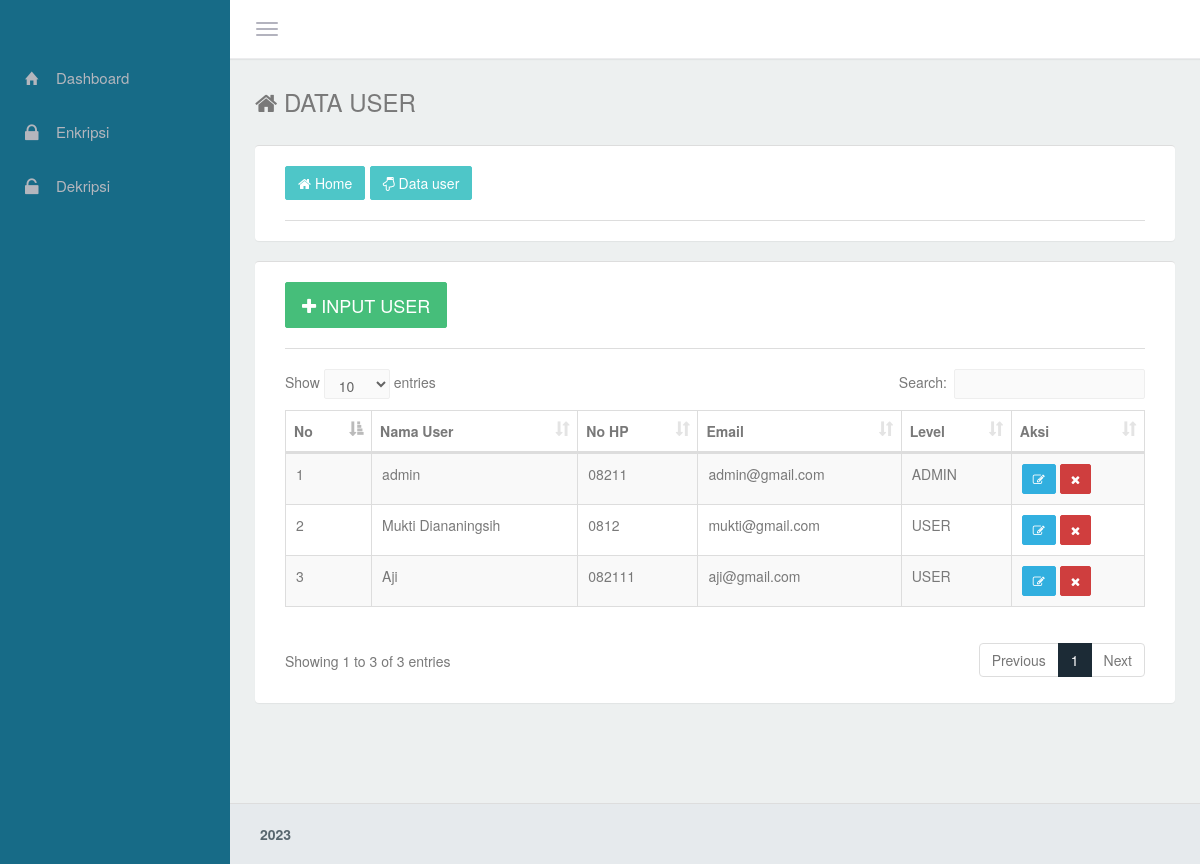
Screenshot of /app/?mod=user&pg=data_user (signed in) with the database file from the repository.
### tables this page shows
CREATE TABLE `tbl_user` (
  `id_user` int(11) NOT NULL AUTO_INCREMENT,
  `id_level` int(11) DEFAULT NULL,
  `nama` varchar(50) DEFAULT NULL,
  `no_hp` varchar(15) DEFAULT NULL,
  `email` varchar(100) DEFAULT NULL,
  `password` varchar(100) DEFAULT NULL,
  PRIMARY KEY (`id_user`)
);

CREATE TABLE `tbl_level` (
  `id_level` int(11) NOT NULL AUTO_INCREMENT,
  `kode_level` varchar(10) DEFAULT NULL,
  `nama_level` varchar(50) DEFAULT NULL,
  PRIMARY KEY (`id_level`)
);

### app/user/data_user.php (the view, shortened to what this page needs)
<div class="wraper container-fluid">
<div class="page-title">
    <h3 class="title"><i class="fa fa-home"></i> <?php echo strtoupper('data user') ?></h3>
</div>
<div class="row">
    <div class="col-lg-12">
        <div class="panel panel-default">
            <div class="panel-heading">
                <a href="./">
                <button type="button" class="btn btn-primary m-b-5"><i class="fa fa-home"></i> Home</button>
                </a>
                <a href="?mod=user&pg=data_user">
                <button type="button" class="btn btn-primary m-b-5"><i class="fa fa-hand-o-down"></i> Data user</button>
                </a>
            </div>
        </div>
    </div>
    <div class="col-md-12">
        <div class="panel panel-default">
            <div class="panel-heading">
              <?php
                if ($level=='ADMIN'){
              ?>
               <a href="?mod=user&pg=form_input_user">
               <button class="btn btn-success btn-lg m-b-5"> <i class="fa fa-plus"></i> <span><?php echo strtoupper('input user') ?></span> </button>
               </a>
              <?php
                }
              ?>
            </div>
            <div class="panel-body">
                <div class="row">
                    <div class="col-md-12 col-sm-12 col-xs-12">
                    <div class="box-body table-responsive">
                        <table id="datatable" class="table table-striped table-bordered">
                            <thead>
                                <tr>
                                    <th>No</th>
                                    <th>Nama User</th>
                                    <th>No HP</th>
                                    <th>Email</th>
                                    <th>Level</th>
                                    <th>Aksi</th>
                                </tr>
                            </thead>
                            <tbody>
                            	<?php
                                if ($level=='ADMIN'){
                                  $cari = " ";
                                } else {
                                  $cari = " AND c.id_user=$id_user ";
                                }
                            		$result = $mysqli->query("SELECT b.nama_level,
                                              c.*
                                              FROM tbl_level b,tbl_user c
                                              WHERE b.id_level=c.id_level ".$cari);
                                    $no = 1;
                            		while($data = $result->fetch_array()){
                                  $id_user        = $data['id_user'];
                                  $nama_level     = $data['nama_level'];
                                  $nama           = $data['nama'];
                                  $no_hp          = $data['no_hp'];
                                  $email          = $data['email'];
                            	?>
                                <tr>
                                    <td><?php echo $no++; ?></td>
                                    <td><?php echo $nama ?></td>
                                    <td><?php echo $no_hp ?></td>
                                    <td><?php echo $email ?></td>
                                    <td><?php echo $nama_level ?></td>
                                    <td>
                                        <a href="?mod=user&pg=form_edit_user&id_user=<?php echo $id_user;?>"><button class="btn btn-icon btn-info btn-sm"> <i class="fa fa-edit"></i> </button></a>
                                        <?php
                                          if ($level=='ADMIN'){
                                        ?>
                                        <a href="user/hapus_user.php?id_user=<?php echo $id_user;?>" onclick="return confirm('Apakah anda yakin ingin menghapus data ini?') ";><button class="btn btn-icon btn-danger btn-sm"> <i class="fa fa-remove"></i> </button></a>
                                        <?php } ?>
                                    </td>
                                </tr>
                                <?php } ?>
                            </tbody>
                        </table>
                        </div>
                    </div>
                </div>
            </div>
        </div>
    </div>
</div>
</div>

### app/index.php (shortened to what this page needs)
<?php
if(empty($_SESSION["id_user"])){
		echo "<script>document.location.href='../';</script>";
}else{
 $level       = $_SESSION['nama_level'];
 include "../inc/sidebar-admin.php";
 include "../inc/header-admin.php";
if(empty($_GET['pg'])) {
    include ('beranda/beranda.php');
  } else {
        $mod=$_GET['mod'];
        $pg = $_GET['pg'];
        include  $mod."/". $pg . ".php";
  }
	include "../inc/footer-admin.php";
}
?>

### inc/sidebar-admin.php (shortened to what this page needs)
<!DOCTYPE html>
<html lang="en">
<head>
    <link href="../assets/back-end/css/bootstrap.min.css" rel="stylesheet">
    <link href="../assets/back-end/css/bootstrap-reset.css" rel="stylesheet">
    <link href="../assets/back-end/css/animate.css" rel="stylesheet">
    <link href="../assets/back-end/assets/font-awesome/css/font-awesome.css" rel="stylesheet" />
    <link href="../assets/back-end/assets/ionicon/css/ionicons.min.css" rel="stylesheet" />
    <link href="../assets/back-end/assets/nestable/jquery.nestable.css" rel="stylesheet" />
    <link href="../assets/back-end/assets/timepicker/bootstrap-timepicker.min.css" rel="stylesheet" />
    <link href="../assets/back-end/assets/timepicker/bootstrap-datepicker.min.css" rel="stylesheet" />
    <link rel="stylesheet" type="text/css" href="../assets/back-end/assets/jquery-multi-select/multi-select.css" />
    <link rel="stylesheet" type="text/css" href="../assets/back-end/assets/select2/select2.css" />
    <link href="../assets/back-end/assets/datatables/jquery.dataTables.min.css" rel="stylesheet" type="text/css" />
    <link href="../assets/back-end/assets/bootstrap-wysihtml5/bootstrap-wysihtml5.css" rel="stylesheet" />
    <link href="../assets/back-end/assets/summernote/summernote.css" rel="stylesheet" />
    <link rel="stylesheet" href="../assets/back-end/assets/morris/morris.css">
    <link href="../assets/back-end/assets/sweet-alert/sweet-alert.min.css" rel="stylesheet">
    <link href="../assets/back-end/css/style.css" rel="stylesheet">
    <link href="../assets/back-end/css/helper.css" rel="stylesheet">
    <link href="../assets/back-end/css/style-responsive.css" rel="stylesheet" />
</head>
<body>
    <aside class="left-panel">
        <nav class="navigation">
            <ul class="list-unstyled">
                <li class="has-submenu <?php echo $dashboard ?>"><a href="./"><i class="ion-home"> </i> <span class="nav-label">Dashboard</span></a>
                </li>
                <li class="has-submenu <?php echo $encrypt ?>"><a href="?mod=encrypt&pg=form_input_encrypt"><i class="ion-locked"> </i> <span class="nav-label">Enkripsi</span></a>
                </li>
                <li class="has-submenu <?php echo $decrypt ?>"><a href="?mod=decrypt&pg=form_input_decrypt"><i class="ion-unlocked"> </i> <span class="nav-label">Dekripsi</span></a>
                </li>
            </ul>
        </nav>
    </aside>

### inc/header-admin.php (shortened to what this page needs)
<section class="content">
    <header class="top-head container-fluid">
        <button type="button" class="navbar-toggle pull-left">
            <span class="icon-bar"></span>
            <span class="icon-bar"></span>
            <span class="icon-bar"></span>
        </button>
    </header>

### inc/footer-admin.php (shortened to what this page needs)
<br>
<br>
<br>
<footer class="footer">
  2023
</footer>
</section>
</body>
</html>

### assets/back-end/css/style.css (style rules this page uses)
body { color: #797979; background-color: #edf0f0; font-family: 'Source Sans Pro', 'Helvetica Neue', Helvetica, Arial, sans-serif; padding: 0px !important; margin: 0px !important; font-size: 14px; position: relative; }
body, html { overflow-x: hidden; }
aside.left-panel { background-color: #176B87; width: 230px; position: fixed; height: 100%; top: 0px; left: 0px; }
.navigation { margin: 50px 0px 20px; }
.navigation > ul > li { position: relative; }
.navigation > ul > li > a { display: block; padding: 15px 25px; color: #b4b6bd; font-size: 15px; text-decoration: none; transition: all 0.4s; -moz-transition: all 0.4s; -webkit-transition: all 0.4s; -o-transition: all 0.4s; font-weight: 400; outline: none !important; }
.navigation ul li a i { margin-right: 6px; font-size: 18px; width: 25px; float: left; }
.navigation ul li a .nav-label { vertical-align: middle; }
header { background-color: #fff; border-bottom: 1px solid #ececee; padding-top: 4px; padding-bottom: 4px; }
.navbar-toggle { margin: 8px 20px 8px 0px; display: block; padding-left: 0px; }
.navbar-toggle .icon-bar { background-color: #b3b3be; }
.content { margin-left: 230px; }
.content > .container-fluid { padding-left: 25px; padding-right: 25px; }
.wraper { padding-top: 20px; padding-bottom: 20px; min-height: 550px; }
.page-title { padding: 10px 0px 30px; }
.page-title h3 { margin: 0px; }
.footer { color: #58666e; padding: 20px 30px; font-weight: 600; background-color: #e6eaed; border-top: 1px solid #ddd; }
#datatable td { font-weight: normal; }

### assets/back-end/css/helper.css (style rules this page uses)
.bx-s, .panel, .portlet, .nav.nav-tabs+.tab-content, .tabs-vertical-env .tab-content, .widget-panel, .profile-widget, .profile-widget img, .tiles, .tile-stats, .mini-stat, header { -webkit-box-shadow: 0 1px 1px rgba(0, 0, 0, 0.05); -moz-box-shadow: 0 1px 1px rgba(0, 0, 0, 0.05); box-shadow: 0 1px 1px rgba(0, 0, 0, 0.05); }
.m-b-5 { margin-bottom: 5px; }

### rows the page displays
tbl_user: nama "admin", no_hp "08211", email "admin@gmail.com", id_level.nama_level "ADMIN"
tbl_user: nama "Mukti Diananingsih", no_hp "0812", email "mukti@gmail.com", id_level.nama_level "USER"
tbl_user: nama "Aji", no_hp "082111", email "aji@gmail.com", id_level.nama_level "USER"
